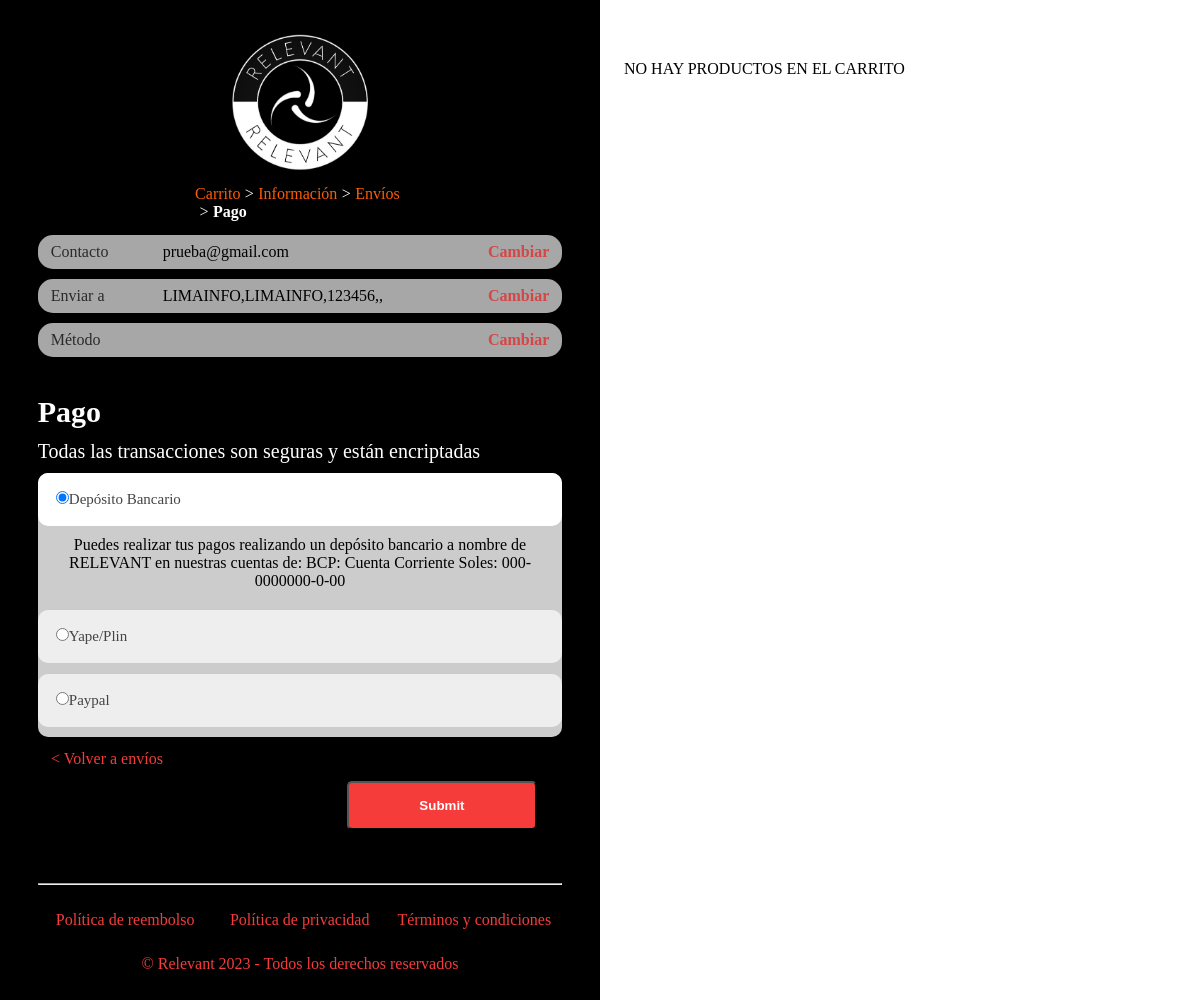
Screenshot of /pago.php (signed in) with the database file from the repository.
### tables this page shows
CREATE TABLE `usuario_informacion` (
  `id_usuarioinfo` int(11) NOT NULL,
  `id_usuario` int(11) NOT NULL,
  `pais` varchar(100) NOT NULL,
  `direccion` varchar(100) NOT NULL,
  `referencia` varchar(100) NOT NULL,
  `codigo_postal` int(11) NOT NULL,
  `ciudad` varchar(100) NOT NULL,
  `region` varchar(100) NOT NULL,
  `telefono` int(11) NOT NULL
);

CREATE TABLE `metodos_pagos` (
  `id_pago` int(11) NOT NULL,
  `tipo_pago` varchar(100) NOT NULL,
  `descripcion` varchar(1000) NOT NULL,
  `instrucciones` varchar(1000) NOT NULL
);

### pago.php (the view, shortened to what this page needs)
<?php
include './bd/conexion.php';
$consultametodo = "SELECT * FROM metodos_pagos WHERE id_pago='1'";
$resultado_metodo = mysqli_query($conexion, $consultametodo);
while ($metodofila = mysqli_fetch_array($resultado_metodo)) {
  $tipo_pago = $metodofila['tipo_pago'];
  $descricion = $metodofila['descripcion'];
}
$consultametodo2 = "SELECT * FROM metodos_pagos WHERE id_pago='2'";
$resultado_metodo2 = mysqli_query($conexion, $consultametodo2);
while ($metodofila2 = mysqli_fetch_array($resultado_metodo2)) {
  $tipo_pago2 = $metodofila2['tipo_pago'];
}
$consultametodo3 = "SELECT * FROM metodos_pagos WHERE id_pago='3'";
$resultado_metodo3 = mysqli_query($conexion, $consultametodo3);
while ($metodofila3 = mysqli_fetch_array($resultado_metodo3)) {
  $tipo_pago3 = $metodofila3['tipo_pago'];
}
$consultainfousuario = "SELECT * FROM usuario_informacion WHERE id_usuario=" . $_SESSION['id'];
$resultadoconsulta = mysqli_query($conexion, $consultainfousuario);
while ($fila = mysqli_fetch_array($resultadoconsulta)) {
  $pais = $fila['pais'];
  $direccion = $fila['direccion'];
  $codigo_postal = $fila['codigo_postal'];
  $ciudad = $fila['ciudad'];
  $region = $fila['region'];
}
?>
<html>
<head>
  <link rel="stylesheet" href="css/style_pago.css" />
</head>
<body>
  <div class="contenido_pago">
    <div class="form">
      <div class="logo">
        <a href="#"><img src="imagenes/logo.png" alt="" /></a>
      </div>
      <nav class="migas_pan">
        <ol>
          <li class="migas"><a href="">Carrito</a></li>
          <li class="signo">&#62;</li>
          <li class="migas"><a href="">Información</a></li>
          <li class="signo">&#62;</li>
          <li class="migas"><a href="">Envíos</a></li>
          <li class="signo">&#62;</li>
          <li class="migas_select">Pago</li>
        </ol>
      </nav>
      <div class="contenido_general">
        <div class="contenido">
          <div class="informacion">
            <div class="texto">Contacto</div>
            <div class="correo"><?php echo $_SESSION['correo'] ?></div>
            <div class="d_cambiar">
              <a href="Informacion.php">Cambiar</a>
            </div>
          </div>
          <div class="informacion">
            <div class="texto">Enviar a</div>
            <div class="correo"><?php echo $direccion . "," . $ciudad . "," . $codigo_postal . "," . $region . "," . $pais ?></div>
            <div class="d_cambiar">
              <a href="Informacion.php">Cambiar</a>
            </div>
          </div>
          <div class="informacion">
            <div class="texto">Método</div>
            <div class="d_cambiar"><a href="Envio.php">Cambiar</a></div>
          </div>
        </div>
        <div class="pagogeneral">
          <form action="form_procesar_pago.php" method="POST">
            <div class="titulo">
              <h3>Pago</h3>
              <h4>Todas las transacciones son seguras y están encriptadas</h4>
            </div>
            <div class="metodos_pago">
              <div class="cont">
                <div class="acordion active"><input type="radio" value="<?php echo $tipo_pago ?>" name="metodo_pago"><?php echo $tipo_pago ?></div>
                <div class="panel">
                  <p>
                    <?php echo $descricion ?>
                  </p>
                </div>
              </div>
              <div class="cont">
                <div class="acordion"><input type="radio" name="metodo_pago" value="<?php echo $tipo_pago2 ?>"><?php echo $tipo_pago2 ?></div>
              </div>
              <div class="cont">
                <div class="acordion"><input type="radio" name="metodo_pago" value="<?php echo $tipo_pago3 ?>"><?php echo $tipo_pago3 ?></div>
              </div>
            </div>
            <div class="botones">
              <div class="btnenvios">
                <a href="Envio.php">&#60; Volver a envíos</a>
              </div>
              <div class="btn_cpago">
                <input type="submit" name="finalizar_pedido">Finalizar el pedido</input>
              </div>
            </div>
          </form>
        </div>
      </div>
      <div class="pie">
        <hr />
        <div class="submenu">
          <ul>
            <li>
              <a href="reembolso.php" target="_blank">Política de reembolso</a>
            </li>
            <li>
              <a href="privacidad.php" target="_blank">Política de privacidad</a>
            </li>
            <li>
              <a href="terminos.php" target="_blank">Términos y condiciones</a>
            </li>
          </ul>
        </div>
        <p>&copy; Relevant 2023 - Todos los derechos reservados</p>
      </div>
    </div>
    <div class="product">
      <?php if (!empty($_SESSION['CARRITO'])) { ?>
        <?php $totalG = 0; ?>
        <?php foreach ($_SESSION['CARRITO'] as $indice => $producto) { ?>
          <div class="tproductos">
            <div class="contimg">
              <img src="<?php echo $producto['imagen'] ?>" alt="" />
            </div>
            <div class="context">
              <p><?php echo $producto['descripcion'] ?></p>
            </div>
            <div class="contprecio">
              <p><?php echo "S/. " . number_format($producto['precio'] * $producto['cantidad'], 2) ?></p>
            </div>
          </div>
          <?php $totalG = $totalG + ($producto['precio'] * $producto['cantidad']) ?>
        <?php } ?>
        <div class="montos">
          <hr />
          <div class="cont_monto">
            <div class="text">
              <p>Subtotal</p>
            </div>
            <div class="precio">
              <p>S/. <?php echo number_format($totalG, 2) ?></p>
            </div>
          </div>
          <div class="cont_monto">
            <div class="text">
              <p>Envíos</p>
            </div>
            <div class="precio">
              <p><?php echo 'S/. ' . $_SESSION['Tenvio'] ?></p>
            </div>
          </div>
          <hr />
          <div class="cont_monto">
            <div class="text">
              <p>Total</p>
            </div>
            <div class="precio">
              <p>S/. <?php echo number_format($totalG + $_SESSION['Tenvio'], 2) ?></p>
            </div>
          </div>
        </div>
      <?php } else { ?>
        <p style="min-height: 40vh;">NO HAY PRODUCTOS EN EL CARRITO</p>
      <?php } ?>
    </div>
  </div>
</body>
</html>

### css/style_pago.css (style rules this page uses)
* { margin: 0; padding: 0; }
.contenido_pago { width: 100%; overflow: auto; }
.contenido_pago .form { width: 46%; float: left; padding: 2%; background-color: #000000; }
.contenido_pago .product { width: 46%; float: right; padding: 2%; padding-top: 5%; }
.contenido_pago .form .logo { width: 70%; padding-left: 15%; padding-right: 15%; text-align: center; }
.contenido_pago .form .logo a img { width: 50%; }
.contenido_pago .migas_pan { width: 40%; overflow: auto; padding-left: 31%; padding-right: 31%; }
.contenido_pago .migas_pan ol { width: 100%; }
.contenido_pago .migas_pan ol li { list-style: none; float: left; }
.contenido_pago .migas_pan ol li a { color: #ff5c00; text-decoration: none; }
.contenido_pago .migas_pan .migas_select { color: #ffffff; font-weight: bold; }
.contenido_pago .migas_pan .signo { color: #ffffff; padding-left: 2%; padding-right: 2%; }
.contenido_general { width: 100%; }
.contenido_general .contenido { width: 95%; padding: 2.5%; }
.contenido_general .contenido .informacion { width: 97%; padding: 1.5%; background-color: #a7a7a7; overflow: auto; border-radius: 15px; margin-bottom: 2%; }
.contenido_general .contenido .informacion .texto { width: 22%; float: left; opacity: 75%; padding-left: 1%; }
.contenido_general .contenido .informacion .correo { width: 56%; float: left; }
.contenido_general .contenido .informacion .d_cambiar { float: right; width: 20%; padding-right: 1%; }
.contenido_general .contenido .informacion .d_cambiar a { float: right; text-decoration: none; color: #d54646; font-weight: bold; }
.contenido_general .pagogeneral { width: 95%; padding: 2.5%; }
.contenido_general .pagogeneral .titulo { width: 100%; }
.contenido_general .pagogeneral .titulo h3 { color: #ffffff; font-weight: bold; font-size: 30px; padding-bottom: 2%; }
.contenido_general .pagogeneral .titulo h4 { color: #ffffff; font-weight: lighter; font-size: 20px; padding-bottom: 2%; }
.contenido_general .metodos_pago { width: 100%; background-color: #ccc; border-radius: 10px; }
.contenido_general .metodos_pago .cont { width: 100%; padding-bottom: 2%; }
.contenido_general .metodos_pago .acordion { background-color: #eee; color: #444; cursor: pointer; padding: 18px; border: none; text-align: left; outline: none; font-size: 15px; transition: 0.4s; border-radius: 10px; }
.contenido_general .metodos_pago .active, .acordion:hover { background-color: #ffffff; }
.panel { padding: 0 18px; background-color: #ccc; max-height: 0; overflow: hidden; transition: max-height 0.2s ease-out; }
.contenido_general .metodos_pago .cont .panel p { text-align: center; padding: 2%; }
.contenido_pago .form .botones { width: 95%; padding: 2.5%; }
.contenido_pago .form .botones .btnenvios { width: 100%; }
.contenido_pago .form .botones .btnenvios a { text-decoration: none; color: #f63b3b; }
.contenido_pago .form .botones .btn_cpago { width: 95%; display: flex; justify-content: end; flex-direction: row-reverse; padding: 2.5%; }
.contenido_pago .form .botones .btn_cpago input[type="submit"] { width: 40%; cursor: pointer; padding-top: 15px; padding-bottom: 15px; background-color: #f63b3b; border-radius: 5px; text-decoration: none; font-weight: bold; color: #ffffff; }
.contenido_pago .form .pie { width: 95%; padding: 2.5%; }
.contenido_pago .form .pie .submenu { width: 100%; overflow: auto; }
.contenido_pago .form .pie .submenu ul li { width: 33.3%; float: left; text-align: center; padding-top: 5%; }
.contenido_pago .form .pie .submenu ul li a { text-decoration: none; color: #f63b3b; }
.contenido_pago .form .pie p { clear: both; color: #f63b3b; padding-top: 5%; text-align: center; }

### rows the page displays
usuario_informacion: direccion "LIMAINFO", ciudad "LIMAINFO", codigo_postal "123456"
metodos_pagos: tipo_pago "Depósito Bancario", descripcion "Puedes realizar tus pagos realizando un depósito bancario a nombre de RELEVANT en nuestras cuentas de: BCP: Cuenta Corriente Soles: 000-0000000-0-00"
metodos_pagos: tipo_pago "Yape/Plin"
metodos_pagos: tipo_pago "Paypal"

### other values shown
$_SESSION['correo'] "prueba@gmail.com"
